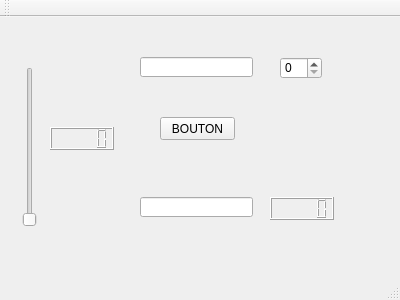
<?xml version="1.0" encoding="UTF-8"?>
<ui version="4.0">
 <class>Exemple_1_Ecole</class>
 <widget class="QMainWindow" name="Exemple_1_Ecole">
  <property name="geometry">
   <rect>
    <x>0</x>
    <y>0</y>
    <width>400</width>
    <height>300</height>
   </rect>
  </property>
  <property name="windowTitle">
   <string>Exemple_1_Ecole</string>
  </property>
  <widget class="QWidget" name="centralWidget">
   <widget class="QPushButton" name="btn1">
    <property name="geometry">
     <rect>
      <x>160</x>
      <y>100</y>
      <width>75</width>
      <height>23</height>
     </rect>
    </property>
    <property name="text">
     <string>BOUTON</string>
    </property>
   </widget>
   <widget class="QLineEdit" name="emetteur">
    <property name="geometry">
     <rect>
      <x>140</x>
      <y>40</y>
      <width>113</width>
      <height>20</height>
     </rect>
    </property>
   </widget>
   <widget class="QLineEdit" name="recepteur">
    <property name="geometry">
     <rect>
      <x>140</x>
      <y>180</y>
      <width>113</width>
      <height>20</height>
     </rect>
    </property>
   </widget>
   <widget class="QSpinBox" name="numero">
    <property name="geometry">
     <rect>
      <x>280</x>
      <y>40</y>
      <width>42</width>
      <height>22</height>
     </rect>
    </property>
   </widget>
   <widget class="QLCDNumber" name="lcdNumero">
    <property name="geometry">
     <rect>
      <x>270</x>
      <y>180</y>
      <width>64</width>
      <height>23</height>
     </rect>
    </property>
   </widget>
   <widget class="QSlider" name="verticalMobile">
    <property name="geometry">
     <rect>
      <x>20</x>
      <y>50</y>
      <width>19</width>
      <height>160</height>
     </rect>
    </property>
    <property name="orientation">
     <enum>Qt::Vertical</enum>
    </property>
   </widget>
   <widget class="QLCDNumber" name="lcdVertical">
    <property name="geometry">
     <rect>
      <x>50</x>
      <y>110</y>
      <width>64</width>
      <height>23</height>
     </rect>
    </property>
   </widget>
  </widget>
  <widget class="QMenuBar" name="menuBar">
   <property name="geometry">
    <rect>
     <x>0</x>
     <y>0</y>
     <width>400</width>
     <height>21</height>
    </rect>
   </property>
  </widget>
  <widget class="QToolBar" name="mainToolBar">
   <attribute name="toolBarArea">
    <enum>TopToolBarArea</enum>
   </attribute>
   <attribute name="toolBarBreak">
    <bool>false</bool>
   </attribute>
  </widget>
  <widget class="QStatusBar" name="statusBar"/>
 </widget>
 <layoutdefault spacing="6" margin="11"/>
 <resources/>
 <connections>
  <connection>
   <sender>btn1</sender>
   <signal>clicked()</signal>
   <receiver>Exemple_1_Ecole</receiver>
   <slot>btn1Click()</slot>
   <hints>
    <hint type="sourcelabel">
     <x>195</x>
     <y>149</y>
    </hint>
    <hint type="destinationlabel">
     <x>316</x>
     <y>185</y>
    </hint>
   </hints>
  </connection>
 </connections>
 <slots>
  <slot>btn1Click()</slot>
 </slots>
</ui>
